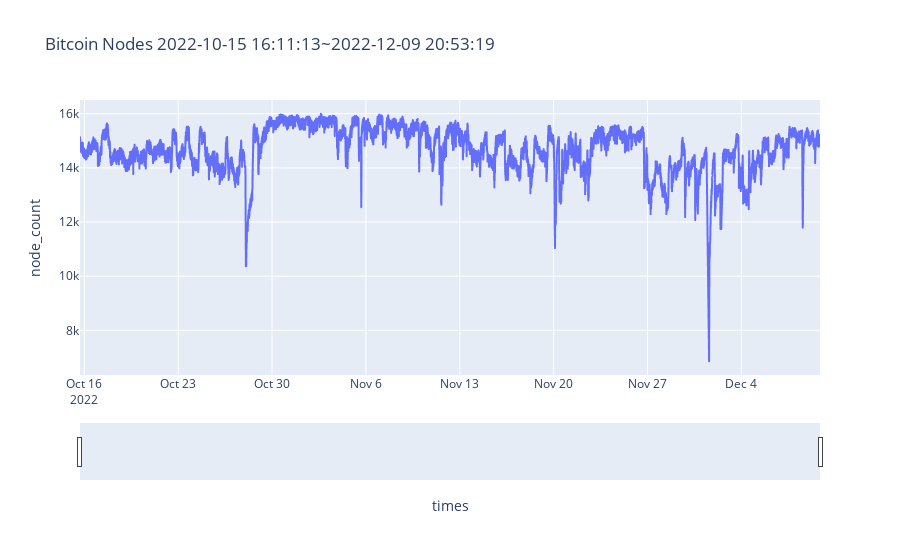

The notebook cell saved with this chart:
### Code cell
fig = px.line(df, 'times', 'node_count',
        title = 'Bitcoin Nodes\n' + times[0] + '~' + times[-1])
fig.update_xaxes(rangeslider_visible=True)

### Figure 1 — Plotly figure (JSON) as saved in the notebook; plotly's stock layout.template omitted (floating-point values rounded to 4 significant figures; data arrays with more than 128 entries replaced by an {"elided": "..."} marker saying what was removed)
{"data": [{"hovertemplate": "times=%{x}<br>node_count=%{y}<extra></extra>", "legendgroup": "", "line": {"color": "#636efa", "dash": "solid"}, "marker": {"symbol": "circle"}, "mode": "lines", "name": "", "showlegend": false, "type": "scattergl", "x": {"elided": "9900 str values"}, "xaxis": "x", "y": {"elided": "9900 int values"}, "yaxis": "y"}], "layout": {"autosize": true, "legend": {"tracegroupgap": 0}, "title": {"text": "Bitcoin Nodes\n2022-10-15 16:11:13~2022-12-09 20:53:19"}, "xaxis": {"anchor": "y", "autorange": false, "domain": [0, 1], "range": ["2022-10-15 16:11:13", "2022-12-09 20:53:19"], "rangeslider": {"autorange": true, "range": ["2022-10-15 16:11:13", "2022-12-09 20:53:19"], "visible": true, "yaxis": {"_template": null, "rangemode": "match"}}, "title": {"text": "times"}, "type": "date"}, "yaxis": {"anchor": "x", "autorange": true, "domain": [0, 1], "range": [6351.0, 16510.0], "title": {"text": "node_count"}, "type": "linear"}}}
